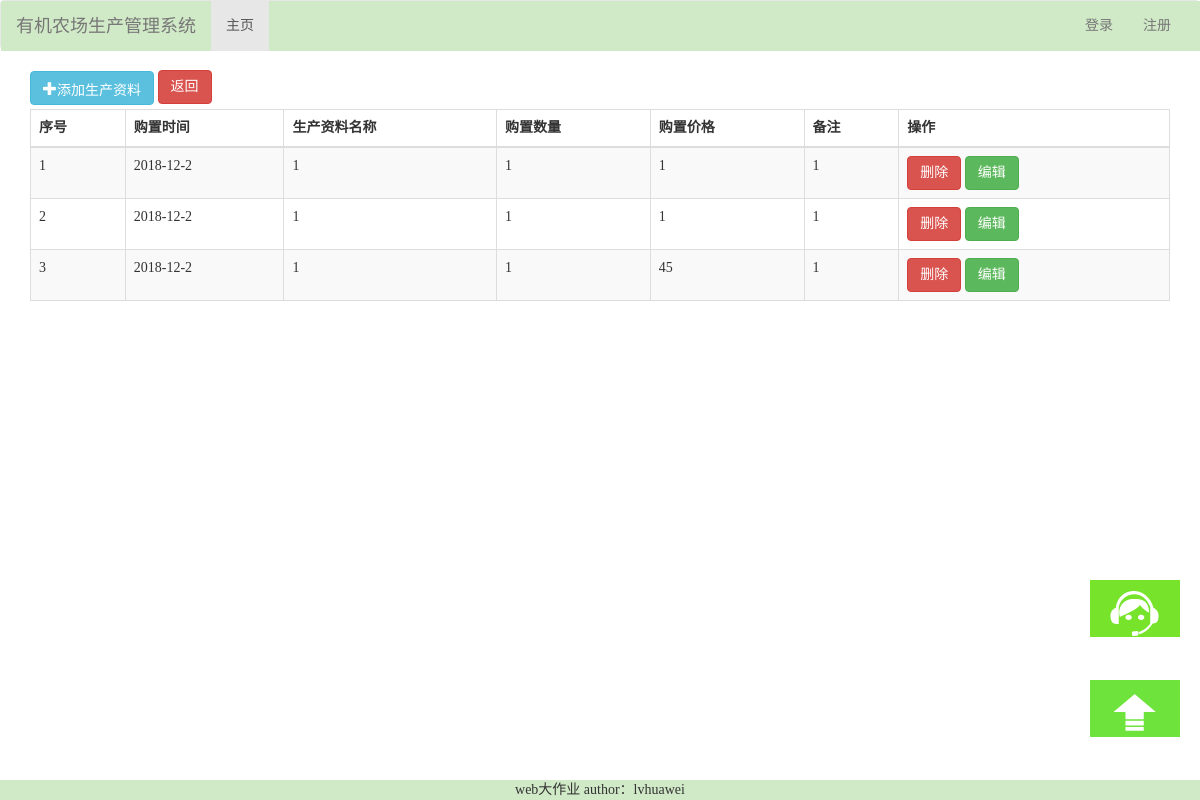
The app's page /product/ with its own data.
### login/models.py (models this page shows, shortened)
class Product(models.Model):
    purchase_date = models.CharField(max_length=15)
    product_name = models.CharField(max_length=10)
    purchase_number = models.CharField(max_length=10)
    purchase_price = models.CharField(max_length=10)
    remark = models.CharField(max_length=32, default="无")

### login/views.py (the view)
# urls.py: url(r'^product/', views.product),
def product(request):
	product_list = Product.objects.all()
	return render(request, "product/product.html", {"product_list": product_list})

### login/templates/product/product.html (shortened to what this page needs)
{% extends "base.html" %}
{% block content %}
    <div class="container" style="padding-bottom: 5px;">
        <a href="/addproduct/" class="btn btn-info glyphicon glyphicon-plus">添加生产资料</a>
        <a href="/returnfarmer/" class="btn btn-danger">返回</a>
    </div>
    <div class="container">
        <table class="table table-striped table-hover table-bordered">
            <thead>
            <tr>
                <th>序号</th>
                <th>购置时间</th>
                <th>生产资料名称</th>
                <th>购置数量</th>
                <th>购置价格</th>
                <th>备注</th>
                <th class="last">操作</th>
            </tr>
            </thead>
            <tbody>
            {% for product in product_list %}
                <tr>
                    <td>{{ forloop.counter }}</td>
                    <td>{{ product.purchase_date}}</td>
                    <td>{{ product.product_name }}</td>
                    <td>{{ product.purchase_number }}</td>
                    <td>{{ product.purchase_price }}</td>
                    <td>{{ product.remark }}</td>
                    <td>
                        <a href="/delproduct/{{ product.pk }}" class="btn btn-danger" >删除</a>
                        <a href="/editproduct/{{ product.pk }}" class="btn btn-success" >编辑</a>
                    </td>
                </tr>
            {% endfor %}
            </tbody>
        </table>
    </div>
{% endblock %}

### templates/base.html (shortened to what this page needs)
{% load staticfiles %}
<!DOCTYPE html>
<html lang="zh-CN">
  <head>
    <link href="{% static 'bootstrap-3.3.7-dist/css/bootstrap.min.css' %}" rel="stylesheet">
    <link href="{% static 'css/index.css' %}" rel="stylesheet" type="text/css">
  </head>
  <body>
    <nav class="navbar navbar-default">
      <div class="container-fluid" style="background: #d0e9c6 ;width: 100%;position:fixed;">
        <div class="navbar-header" >
          <a class="navbar-brand" href="#">有机农场生产管理系统</a>
        </div>
        <div class="collapse navbar-collapse" id="my-nav">
          <ul class="nav navbar-nav">
            <li class="active"><a href="/index/">主页</a></li>
          </ul>
          <ul class="nav navbar-nav navbar-right">
              {% if request.session.is_login %}
                  <li><a href="#">当前在线：{{ request.session.user_name }}</a></li>
                  <li><a href="/logout/">登出</a></li>
              {% else %}
                  <li><a href="/login/">登录</a></li>
                  <li><a href="/register/">注册</a></li>
              {% endif %}
          </ul>
        </div>
      </div>
    </nav>
    {% block content %}{% endblock %}
    <div class="OnlineService_Bg">
	<div class="OnlineService_Box">
		<div class="OnlineService_Phone"><a href="/page_not_found/" target="_blank">在线咨询</a></div>
		<div class="OnlineService_Top"><a href="#">返回顶部</a></div>
	</div>
    </div>
    <div class="footer" align="center">
        <p>web大作业 author：lvhuawei</p>
    </div>
  </body>
</html>

### static/css/index.css (style rules this page uses)
li { list-style:none }
.OnlineService_Bg { width:100px;overflow:hidden;position:fixed;right:10px;bottom:20px;z-index:10; }
.OnlineService_Box { width:100%;overflow:hidden; }
.OnlineService_Phone { width:90px;height:90px;margin-bottom:10px; }
.OnlineService_Phone a { display:block;width:90px;height:33px;background-color: #77e32b;padding-top:57px;line-height:30px;font-size:16px;text-align:center;color:#fff;background-image:url(../images/icon_Online.png);background-repeat:no-repeat;background-position:center 8px;cursor:pointer;text-decoration:none;color:#fff }
.OnlineService_Top { width:90px;height:90px;margin-bottom:10px; }
.OnlineService_Top a { display:block;width:90px;height:33px;background-color: #6de33c;padding-top:57px;line-height:30px;font-size:16px;text-align:center;color:#fff;background-image:url(../images/icon_Top.png);background-repeat:no-repeat;background-position:center 8px;cursor:pointer;text-decoration:none;color:#fff }

### templates/base.html (style rules this page uses)
* { margin: 0; padding: 0; }
.footer { position:fixed;bottom:0;width:100%;height:20px;background-color: #d0e9c6; }

### records on screen
Product: purchase_date "2018-12-2", product_name "1", purchase_number "1", purchase_price "1", remark "1"
Product: purchase_date "2018-12-2", product_name "1", purchase_number "1", purchase_price "1", remark "1"
Product: purchase_date "2018-12-2", product_name "1", purchase_number "1", purchase_price "45", remark "1"
